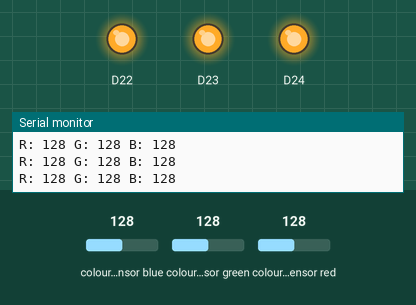
This sketch was run on a simulated Arduino Nano 33 BLE. Parts: output pins drawn as LEDs (lit = HIGH), the last lines printed to the serial monitor. Inputs (shaded band) come from the test bench; at power-on: colour sensor blue 128, colour sensor green 128, colour sensor red 128.

Above: at 1.2 s.
1.3 s: colour sensor blue set to 147
2.8 s: colour sensor blue set to 154
At 3.7 s:
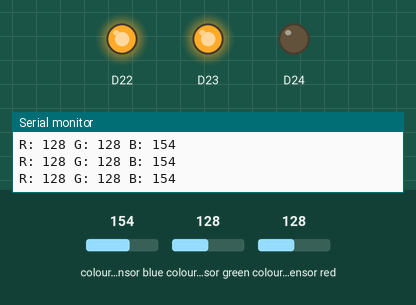
4.3 s: colour sensor green set to 191
At 4.8 s:
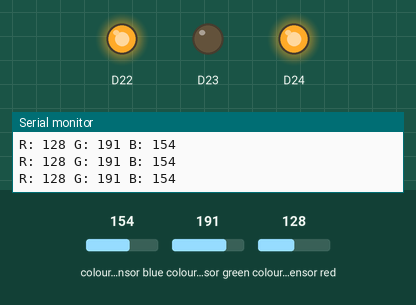
5.8 s: colour sensor red set to 250
At 7.0 s:
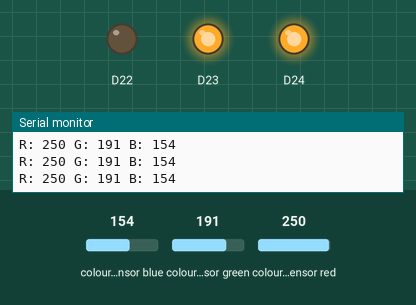
7.3 s: colour sensor blue set to 250
At 8.4 s:
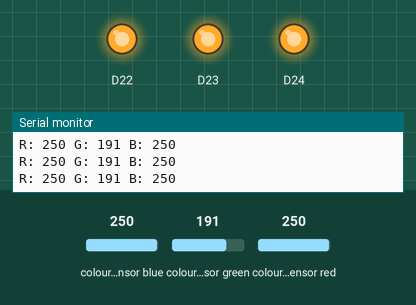
8.8 s: colour sensor blue set to 5
At 9.5 s:
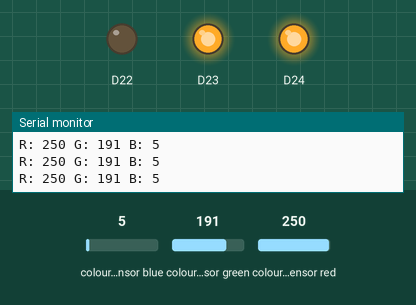
Timing chart, 0 to 11.3 s (numbered marks = the images above; inputs shaded):
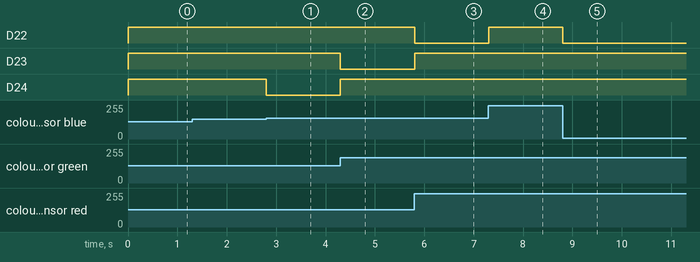

Measured:
- the behaviour switches between 150 and 151 on colour sensor blue (found by bisection; images 0 and 1)
- after the input at 2.8 s, D24: HIGH → LOW at once
- after the input at 4.3 s, D23: HIGH → LOW at once; D24: LOW → HIGH at once
- after the input at 5.8 s, D22: HIGH → LOW at once; D23: LOW → HIGH at once
- after the input at 7.3 s, D22: LOW → HIGH at once
- after the input at 8.8 s, D22: HIGH → LOW at once

The sketch:

color_detection.ino
```cpp
#include <Arduino_APDS9960.h>

int r, g, b;

void setup() {
  Serial.begin(9600);
  while(!Serial);

  if (!APDS.begin()) {
    Serial.println("Failed to init APDS");
    while(1);
  }

  pinMode(LEDR, OUTPUT);
  pinMode(LEDG, OUTPUT);
  pinMode(LEDB, OUTPUT);
}

void loop() {
  while (APDS.colorAvailable()) {
    APDS.readColor(r, g, b);

    Serial.print("R: ");
    Serial.print(r);
    Serial.print(" G: ");
    Serial.print(g);
    Serial.print(" B: ");
    Serial.println(b);

    if (r > 200 && g > 255 && b > 255) {
      digitalWrite(LEDR, !HIGH);
      digitalWrite(LEDG, !HIGH);
      digitalWrite(LEDB, !HIGH);
    } else if (r > 150 && r > g && r > b) {
      digitalWrite(LEDR, !HIGH);
      digitalWrite(LEDG, !LOW);
      digitalWrite(LEDB, !LOW);
    } else if (g > 150 && g > r && g > b) {
      digitalWrite(LEDR, !LOW);
      digitalWrite(LEDG, !HIGH);
      digitalWrite(LEDB, !LOW);
    } else if (b > 150 && b > r && b > g) {
      digitalWrite(LEDR, !LOW);
      digitalWrite(LEDG, !LOW);
      digitalWrite(LEDB, !HIGH);
    } else {
      digitalWrite(LEDR, !LOW);
      digitalWrite(LEDG, !LOW);
      digitalWrite(LEDB, !LOW);
    }

    delay(10);
  }
}
```
